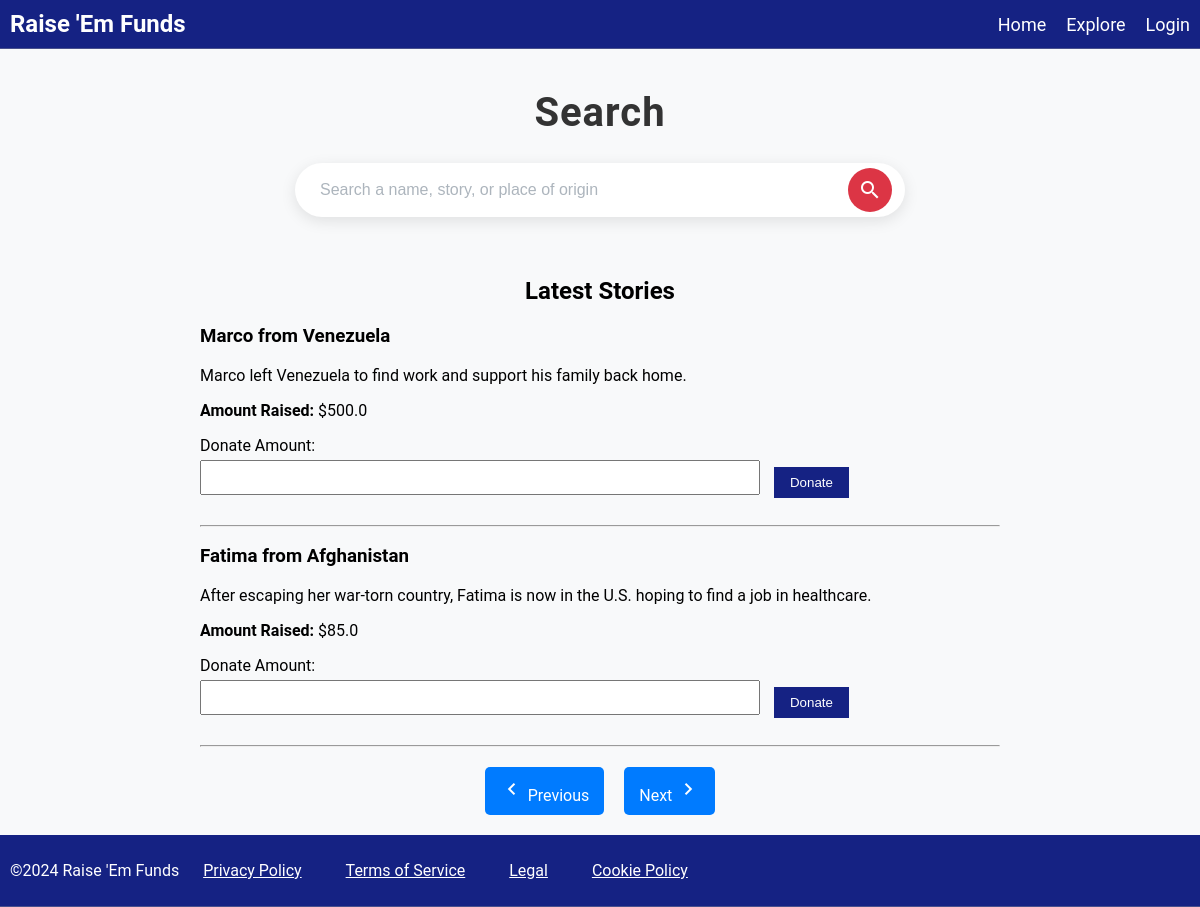
The page /explore?query=&page=2 on the database its author committed.
### tables this page shows
CREATE TABLE posts(
  id INTEGER PRIMARY KEY AUTOINCREMENT,
  name TEXT NOT NULL,
  place_of_origin TEXT NOT NULL,
  story TEXT NOT NULL,
  amount_raised REAL NOT NULL
);

### main.py (the view)
@app.route('/explore', methods=["GET"])
def explore():
    data = request.args.get("query","")
    pg = int(request.args.get("page", 1))
    sppg = 2
    if data:
        results, total_results = search_post(data, pg, sppg)
    else:
        results, total_results = get_latest_posts(pg, sppg)
    total_pages = (total_results + sppg - 1) // sppg
    return render_template('explore.html', query=data, results=results, pg=pg, total_pages=total_pages)

### main.py (called while the page is built)
def get_latest_posts(page, per_page):
    offset = (page - 1) * per_page
    conn = s3.connect("main.db")
    cursor = conn.cursor()
    cursor.execute('''
    SELECT id, name, place_of_origin, story, amount_raised FROM posts
    ORDER BY id DESC
    LIMIT ? OFFSET ?
    ''', (per_page, offset))
    results = cursor.fetchall()
    cursor.execute('''
    SELECT COUNT(*) FROM posts
    ''')
    total_results = cursor.fetchone()[0]
    conn.close()
    return results, total_results

### templates/explore.html (shortened to what this page needs)
{% extends 'base.html' %}
{% block content %}
<link rel="stylesheet" type="text/css" href="{{ url_for('static', filename='css/search.css') }}">
<h1 class="page-title">Search</h1>
<form action="/explore" method="GET" class="search-form">
    <div class="search-container">
        <input type="text" id="searchQuery" name="query" placeholder="Search a name, story, or place of origin" required>
        <button type="submit" class="search-button">
            <span class="material-icons">search</span>
        </button>
    </div>
</form>
<div id="filling" class="filling">
    {% if query %}
        <h2 class="search-head">Results for "{{ query }}":</h2>
    {% else %}
        <h2 class="search-head">Latest Stories</h2>
    {% endif %}
    {% if results %}
        <ul class="story_list">
            {% for result in results %}
            <li class="story-item">
                <h3>{{ result[1] }} from {{ result[2] }}</h3>
                <p>{{ result[3] }}</p>
                <p><strong>Amount Raised:</strong> ${{ result[4] }}</p>
                <form action="/donate" method="POST" class="donate-form">
                    <label for="donation_amount_{{ result[0] }}" class="donate-label">Donate Amount:</label>
                    <div class="donate-input-button">
                        <input type="number" id="donation_amount_{{ result[0] }}" name="donation_amount" min="0.01" step="0.01" required>
                        <button type="submit">Donate</button>
                    </div>
                </form>
            </li>
            <hr class="story-divider">
            {% endfor %}
        </ul>
    {% else %}
        <p>No results found.</p>
    {% endif %}
</div>
<div class="pagination">
    {% if pg > 1 %}
        <a href="/explore?query={{ query }}&page={{ pg - 1 }}" class="pagination-link">
            <span class="material-icons">chevron_left</span> Previous
        </a>
    {% endif %}
    {% if pg < total_pages %}
        <a href="/explore?query={{ query }}&page={{ pg + 1 }}" class="pagination-link">
            Next <span class="material-icons">chevron_right</span>
        </a>
    {% endif %}
</div>
{% endblock %}

### static/css/nav.css (style rules this page uses)
.filling { margin-top: 60px; }

### static/css/search.css (style rules this page uses)
body, html { margin: 0; padding: 0; height: 100%; font-family: 'Roboto', sans-serif; background-color: #f8f9fa; }
.page-title { text-align: center; font-size: 2.5rem; color: #333; margin-top: 40px; font-weight: 700; letter-spacing: 1px; }
.search-container { display: flex; justify-content: center; align-items: center; background-color: #fff; border-radius: 50px; box-shadow: 0 4px 15px rgba(0, 0, 0, 0.1); padding: 5px; max-width: 600px; margin: 20px auto; }
input[type="text"] { width: 90%; padding: 12px; border: none; border-radius: 50px; font-size: 1rem; color: #6c757d; box-sizing: border-box; transition: box-shadow 0.3s ease; }
input[type="text"]::placeholder { color: #adb5bd; }
.search-button { background-color: #dc3545; border: none; border-radius: 50%; padding: 10px; cursor: pointer; display: flex; align-items: center; justify-content: center; transition: background-color 0.3s ease, transform 0.2s ease; }
.search-button .material-icons { color: white; font-size: 24px; }
.search-head { text-align: center; }
.pagination-link { display: inline-block; padding: 10px 15px; margin: 0 10px; background-color: #007bff; color: white; border-radius: 5px; text-decoration: none; transition: background-color 0.3s ease, transform 0.2s ease; }
.pagination { display: flex; justify-content: center; margin: 20px 0; }
.story_list { list-style: none; padding: 0; margin: 20px auto; max-width: 800px; }
.story-item { margin-bottom: 20px; }
.donate-form { margin-top: 10px; }
.donate-form label { display: block; margin-bottom: 5px; }
.donate-form input[type="number"], .donate-form button { display: inline-block; vertical-align: middle; }
.donate-form input[type="number"] { width: 70%; padding: 8px; margin-bottom: 10px; margin-right: 10px; box-sizing: border-box; }
.donate-form button { background-color: #152283; color: white; padding: 8px 16px; border: none; cursor: pointer; }

### rows shown on the page
posts: name "Marco", place_of_origin "Venezuela", story "Marco left Venezuela to find work and support his family back home.", amount_raised "500.0"
posts: name "Fatima", place_of_origin "Afghanistan", story "After escaping her war-torn country, Fatima is now in the U.S. hoping to find a job in healthcare.", amount_raised "85.0"
